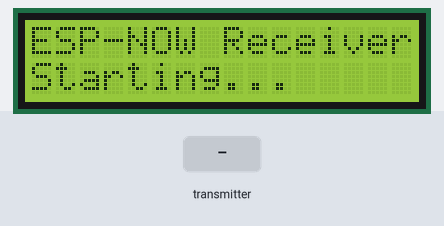
A sketch run on a simulated ESP8266 (NodeMCU). On the bench: 16×2 character LCD. The inputs (shaded band) are chosen by the test bench. What the sketch prints to the serial monitor is not drawn.

Above: at 0.1 s.
3.3 s: the transmitter starts sending id = 0
9.3 s: the transmitter starts sending text = 0
15.3 s: the transmitter starts sending text = 1
At 86.5 s:
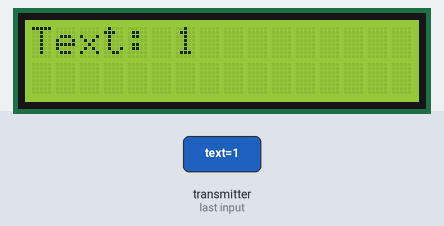
Timing chart, 0 to 88.0 s (numbered marks = the images above; inputs shaded):
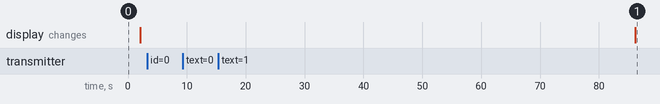

Measured:
- after the input at 3.3 s, every drawn part: stays the same
- after the input at 9.3 s, every drawn part: stays the same
- after the input at 15.3 s, the display: changes after 70.8 s (image 1)

The sketch:

espnowrx.ino
```cpp
/*
 * ESP8266 Receiver with I2C 16x2 LCD for ESP-NOW
 * Developer: Dilan Smith
 * Email: mbdilanravindu@gmail.com
 * Description: Receives ID, value, and text via ESP-NOW and displays on LCD with RSSI and signal bars.
 */

#include <ESP8266WiFi.h>
#include <espnow.h>
#include <LiquidCrystal_I2C.h>

// For RSSI and channel
extern "C" {
  #include <user_interface.h>
}

// Initialize LCD (address 0x27, update to 0x3F if needed)
LiquidCrystal_I2C lcd(0x27, 16, 2);

// Structure to match transmitter
typedef struct struct_message {
  int id;
  float value;
  char text[32];
} struct_message;

struct_message myData;

// Map RSSI to signal bars (0 to 5)
int getSignalBars(int32_t rssi) {
  if (rssi >= -50) return 5;
  else if (rssi >= -60) return 4;
  else if (rssi >= -70) return 3;
  else if (rssi >= -80) return 2;
  else if (rssi >= -90) return 1;
  else return 0;
}

// Print signal bars to Serial
void printSignalBars(int bars) {
  Serial.print("Signal Strength: ");
  for (int i = 0; i < bars; i++) {
    Serial.print("|");
  }
  for (int i = bars; i < 5; i++) {
    Serial.print(" ");
  }
  Serial.print(" (");
  Serial.print(bars);
  Serial.println("/5 bars)");
}

// Display ID and value on LCD
void displayIdAndValue(int id, float value) {
  lcd.clear();
  lcd.setCursor(0, 0);
  lcd.print("ID: ");
  lcd.print(id);
  lcd.setCursor(0, 1);
  lcd.print("Value: ");
  lcd.print(value, 1);
}

// Display RSSI and bars on LCD
void displayRssiAndBars(int32_t rssi, int bars) {
  lcd.clear();
  lcd.setCursor(0, 0);
  lcd.print("RSSI: ");
  lcd.print(rssi);
  lcd.print(" dBm");
  lcd.setCursor(0, 1);
  lcd.print("Bars: ");
  for (int i = 0; i < bars; i++) {
    lcd.write(0xFF);
  }
}

// Display text on LCD
void displayText(const char* text) {
  lcd.clear();
  lcd.setCursor(0, 0);
  lcd.print("Text: ");
  lcd.print(text);
}

// Callback for received data
void OnDataRecv(uint8_t *mac, uint8_t *incomingData, uint8_t len) {
  int32_t rssi = wifi_station_get_rssi();
  int bars = getSignalBars(rssi);
  memcpy(&myData, incomingData, sizeof(myData));

  // Serial output
  Serial.print("Bytes received: ");
  Serial.println(len);
  Serial.print("ID: ");
  Serial.println(myData.id);
  Serial.print("Value: ");
  Serial.println(myData.value);
  Serial.print("Text: ");
  Serial.println(myData.text);
  Serial.print("RSSI: ");
  Serial.print(rssi);
  Serial.println(" dBm");
  printSignalBars(bars);
  Serial.println();

  // LCD output: Cycle displays
  displayIdAndValue(myData.id, myData.value);
  delay(2000);
  displayRssiAndBars(rssi, bars);
  delay(2000);
  displayText(myData.text);
  delay(2000);
}

void setup() {
  Serial.begin(115200);
  WiFi.mode(WIFI_STA);

  // Initialize LCD
  lcd.begin(16, 2);
  lcd.backlight();
  lcd.setCursor(0, 0);
  lcd.print("ESP-NOW Receiver");
  lcd.setCursor(0, 1);
  lcd.print("Starting...");
  Serial.println("LCD Initialized");
  delay(2000);
  lcd.clear();

  // Set Wi-Fi channel
  wifi_set_channel(1);
  Serial.print("ESP8266 Wi-Fi Channel: ");
  Serial.println(wifi_get_channel());

  // Initialize ESP-NOW
  if (esp_now_init() != 0) {
    Serial.println("Error initializing ESP-NOW");
    lcd.clear();
    lcd.print("ESP-NOW Error");
    return;
  }

  // Set role to receiver
  esp_now_set_self_role(ESP_NOW_ROLE_SLAVE);
  esp_now_register_recv_cb(OnDataRecv);
}

void loop() {
  // Nothing needed
}
```
